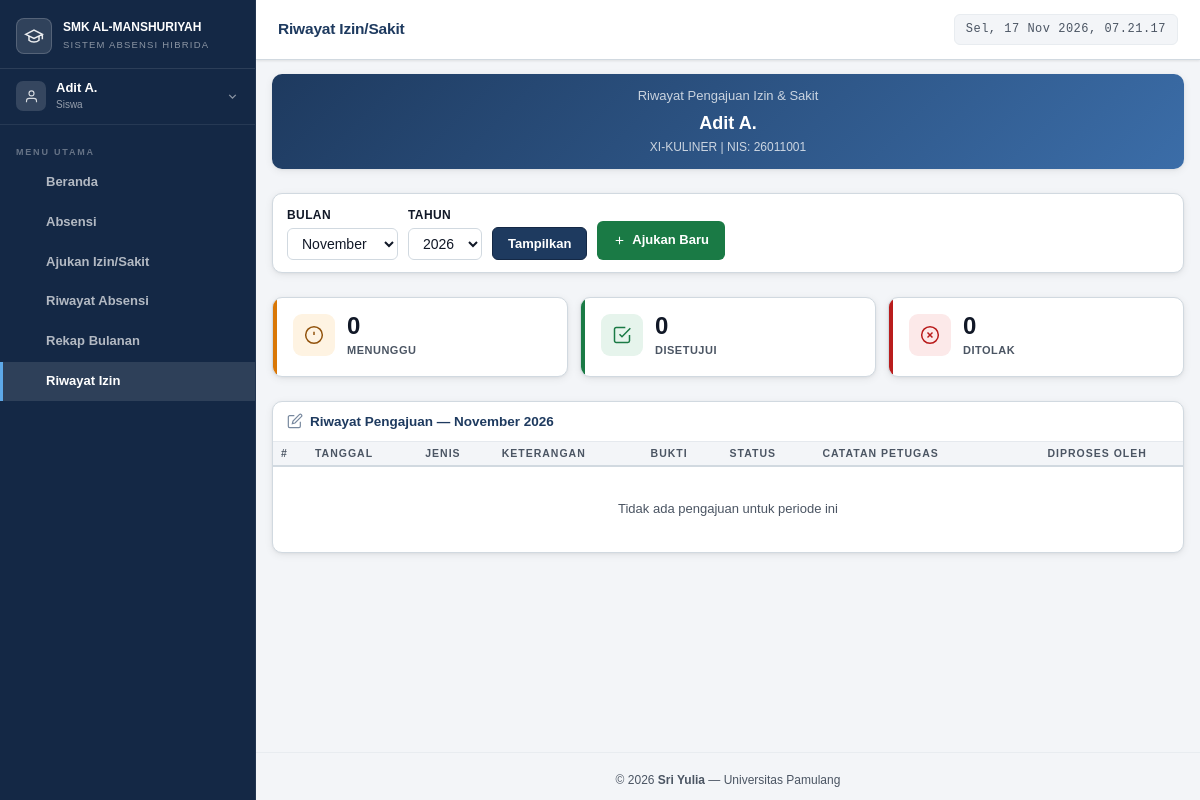
The app's page /siswa/riwayat_izin.php (signed in) with its own data.
### tables this page shows
CREATE TABLE `siswa` (
  `id` int(11) NOT NULL,
  `user_id` int(11) NOT NULL,
  `nis` varchar(20) NOT NULL,
  `nisn` varchar(20) DEFAULT NULL,
  `kelas_id` int(11) DEFAULT NULL,
  `nama_orang_tua` varchar(100) DEFAULT NULL,
  `no_hp_ortu` varchar(20) DEFAULT NULL,
  `alamat` text DEFAULT NULL,
  `tanggal_lahir` date DEFAULT NULL,
  `jenis_kelamin` enum('L','P') DEFAULT NULL,
  `created_at` timestamp NOT NULL DEFAULT current_timestamp(),
  `foto` varchar(255) DEFAULT NULL
);

CREATE TABLE `users` (
  `id` int(11) NOT NULL,
  `nama` varchar(100) NOT NULL,
  `email` varchar(100) NOT NULL,
  `password` varchar(255) NOT NULL,
  `role` enum('admin','petugas','siswa') NOT NULL,
  `no_hp` varchar(20) DEFAULT NULL,
  `kelas_id` int(11) DEFAULT NULL,
  `foto` varchar(255) DEFAULT NULL,
  `status` enum('aktif','nonaktif') DEFAULT 'aktif',
  `alasan_nonaktif` enum('lulus','keluar') DEFAULT NULL COMMENT 'lulus = masih bisa login, tidak bisa absen; keluar = tidak bisa login',
  `keterangan_nonaktif` varchar(255) DEFAULT NULL COMMENT 'Keterangan tambahan dari admin',
  `created_at` timestamp NOT NULL DEFAULT current_timestamp(),
  `updated_at` timestamp NOT NULL DEFAULT current_timestamp() ON UPDATE current_timestamp(),
  `must_change_password` tinyint(1) DEFAULT 1,
  `last_login` datetime DEFAULT NULL
);

CREATE TABLE `kelas` (
  `id` int(11) NOT NULL,
  `nama_kelas` varchar(20) NOT NULL,
  `jurusan` varchar(100) DEFAULT NULL,
  `tingkat` enum('X','XI','XII') NOT NULL,
  `wali_kelas_id` int(11) DEFAULT NULL,
  `created_at` timestamp NOT NULL DEFAULT current_timestamp()
);

### includes/config.php (called while the page is built, shortened)
<?php
function namaBulan($bulan)
{
    $bulanArr = [
        '',
        'Januari',
        'Februari',
        'Maret',
        'April',
        'Mei',
        'Juni',
        'Juli',
        'Agustus',
        'September',
        'Oktober',
        'November',
        'Desember'
    ];
    return $bulanArr[(int)$bulan] ?? '';
}

### siswa/riwayat_izin.php (the view, shortened to what this page needs)
<?php
require_once '../includes/config.php';
require_once '../includes/functions.php';
$siswaId = $_SESSION['siswa_id'];
$bulan   = (int)($_GET['bulan'] ?? date('n'));
$tahun   = (int)($_GET['tahun'] ?? date('Y'));
$stmtSiswa = $pdo->prepare("SELECT s.*, u.nama, k.nama_kelas FROM siswa s JOIN users u ON s.user_id = u.id LEFT JOIN kelas k ON s.kelas_id = k.id WHERE s.id = ?");
$stmtSiswa->execute([$siswaId]);
$siswa = $stmtSiswa->fetch();
$stmt = $pdo->prepare("
    SELECT p.*, u.nama as petugas_nama
    FROM pengajuan_izin p
    LEFT JOIN users u ON p.diproses_oleh = u.id
    WHERE p.siswa_id = ?
      AND MONTH(p.tanggal) = ?
      AND YEAR(p.tanggal) = ?
    ORDER BY p.tanggal DESC
");
$stmt->execute([$siswaId, $bulan, $tahun]);
$pengajuan = $stmt->fetchAll();
$totalMenunggu  = 0; $totalDisetujui = 0; $totalDitolak = 0;
require_once '../includes/header.php';
?>
<div class="card mb-3" style="background:linear-gradient(135deg,var(--primary) 0%,var(--primary-light) 100%);color:#fff;border:none">
  <div class="card-body" style="text-align:center">
    <div style="font-size:13px;opacity:.75">Riwayat Pengajuan Izin &amp; Sakit</div>
    <div style="font-size:18px;font-weight:900;margin-top:2px"><?= htmlspecialchars($siswa['nama']) ?></div>
    <div style="font-size:12px;opacity:.75"><?= htmlspecialchars($siswa['nama_kelas'] ?? '-') ?> | NIS: <?= $siswa['nis'] ?></div>
  </div>
</div>
<div class="card mb-3">
  <div class="card-body">
    <form method="GET" style="display:flex;gap:10px;flex-wrap:wrap;align-items:flex-end">
      <div class="form-group" style="margin-bottom:0">
        <label class="form-label">Bulan</label>
        <select name="bulan" class="form-control">
          <?php for ($i=1;$i<=12;$i++): ?>
          <option value="<?=$i?>" <?=$i==$bulan?'selected':''?>><?= namaBulan($i) ?></option>
          <?php endfor; ?>
        </select>
      </div>
      <div class="form-group" style="margin-bottom:0">
        <label class="form-label">Tahun</label>
        <select name="tahun" class="form-control">
          <?php for ($y=date('Y');$y>=date('Y')-2;$y--): ?>
          <option value="<?=$y?>" <?=$y==$tahun?'selected':''?>><?=$y?></option>
          <?php endfor; ?>
        </select>
      </div>
      <button type="submit" class="btn btn-primary">Tampilkan</button>
      <a href="izin.php" class="btn btn-success">
        <svg viewBox="0 0 24 24" fill="none" stroke="currentColor" stroke-width="2" style="width:13px;height:13px"><line x1="12" y1="5" x2="12" y2="19"/><line x1="5" y1="12" x2="19" y2="12"/></svg>
        Ajukan Baru
      </a>
    </form>
  </div>
</div>
<div class="stats-grid mb-3">
  <div class="stat-card yellow">
    <div class="stat-icon yellow">
      <svg viewBox="0 0 24 24" fill="none" stroke="#92540e" stroke-width="1.8"><circle cx="12" cy="12" r="10"/><line x1="12" y1="8" x2="12" y2="12"/><line x1="12" y1="16" x2="12.01" y2="16"/></svg>
    </div>
    <div><div class="stat-value"><?= $totalMenunggu ?></div><div class="stat-label">Menunggu</div></div>
  </div>
  <div class="stat-card green">
    <div class="stat-icon green">
      <svg viewBox="0 0 24 24" fill="none" stroke="#1a7a45" stroke-width="1.8"><path d="M9 11l3 3L22 4"/><path d="M21 12v7a2 2 0 01-2 2H5a2 2 0 01-2-2V5a2 2 0 012-2h11"/></svg>
    </div>
    <div><div class="stat-value"><?= $totalDisetujui ?></div><div class="stat-label">Disetujui</div></div>
  </div>
  <div class="stat-card red">
    <div class="stat-icon red">
      <svg viewBox="0 0 24 24" fill="none" stroke="#b91c1c" stroke-width="1.8"><circle cx="12" cy="12" r="10"/><line x1="15" y1="9" x2="9" y2="15"/><line x1="9" y1="9" x2="15" y2="15"/></svg>
    </div>
    <div><div class="stat-value"><?= $totalDitolak ?></div><div class="stat-label">Ditolak</div></div>
  </div>
</div>
<div class="card">
  <div class="card-header">
    <div class="card-title">
      <svg viewBox="0 0 24 24" fill="none" stroke="currentColor" stroke-width="1.8" style="width:16px;height:16px;opacity:.6"><path d="M11 4H4a2 2 0 00-2 2v14a2 2 0 002 2h14a2 2 0 002-2v-7"/><path d="M18.5 2.5a2.121 2.121 0 013 3L12 15l-4 1 1-4 9.5-9.5z"/></svg>
      Riwayat Pengajuan — <?= namaBulan($bulan) ?> <?= $tahun ?>
    </div>
  </div>
  <div class="table-responsive">
    <table>
      <thead>
        <tr>
          <th>#</th>
          <th>Tanggal</th>
          <th>Jenis</th>
          <th>Keterangan</th>
          <th>Bukti</th>
          <th>Status</th>
          <th>Catatan Petugas</th>
          <th>Diproses Oleh</th>
        </tr>
      </thead>
      <tbody>
        <?php if (empty($pengajuan)): ?>
        <tr><td colspan="8" class="text-center text-muted" style="padding:32px">Tidak ada pengajuan untuk periode ini</td></tr>
        <?php endif; ?>
      </tbody>
    </table>
  </div>
</div>
<?php require_once '../includes/footer.php'; ?>

### records on screen
siswa: user.nama "Adit A.", kelas.nama_kelas "XI-KULINER", nis "26011001"

### other values on screen
$nama "Adit A."
$item['label'] "Beranda"
$item['label'] "Absensi"
$item['label'] "Ajukan Izin/Sakit"
$item['label'] "Riwayat Absensi"
$item['label'] "Rekap Bulanan"
$item['label'] "Riwayat Izin"
$pageTitle "Riwayat Izin/Sakit"
$totalMenunggu "0"
$totalDisetujui "0"
$totalDitolak "0"
form field bulan "November"
form field tahun "2026"
